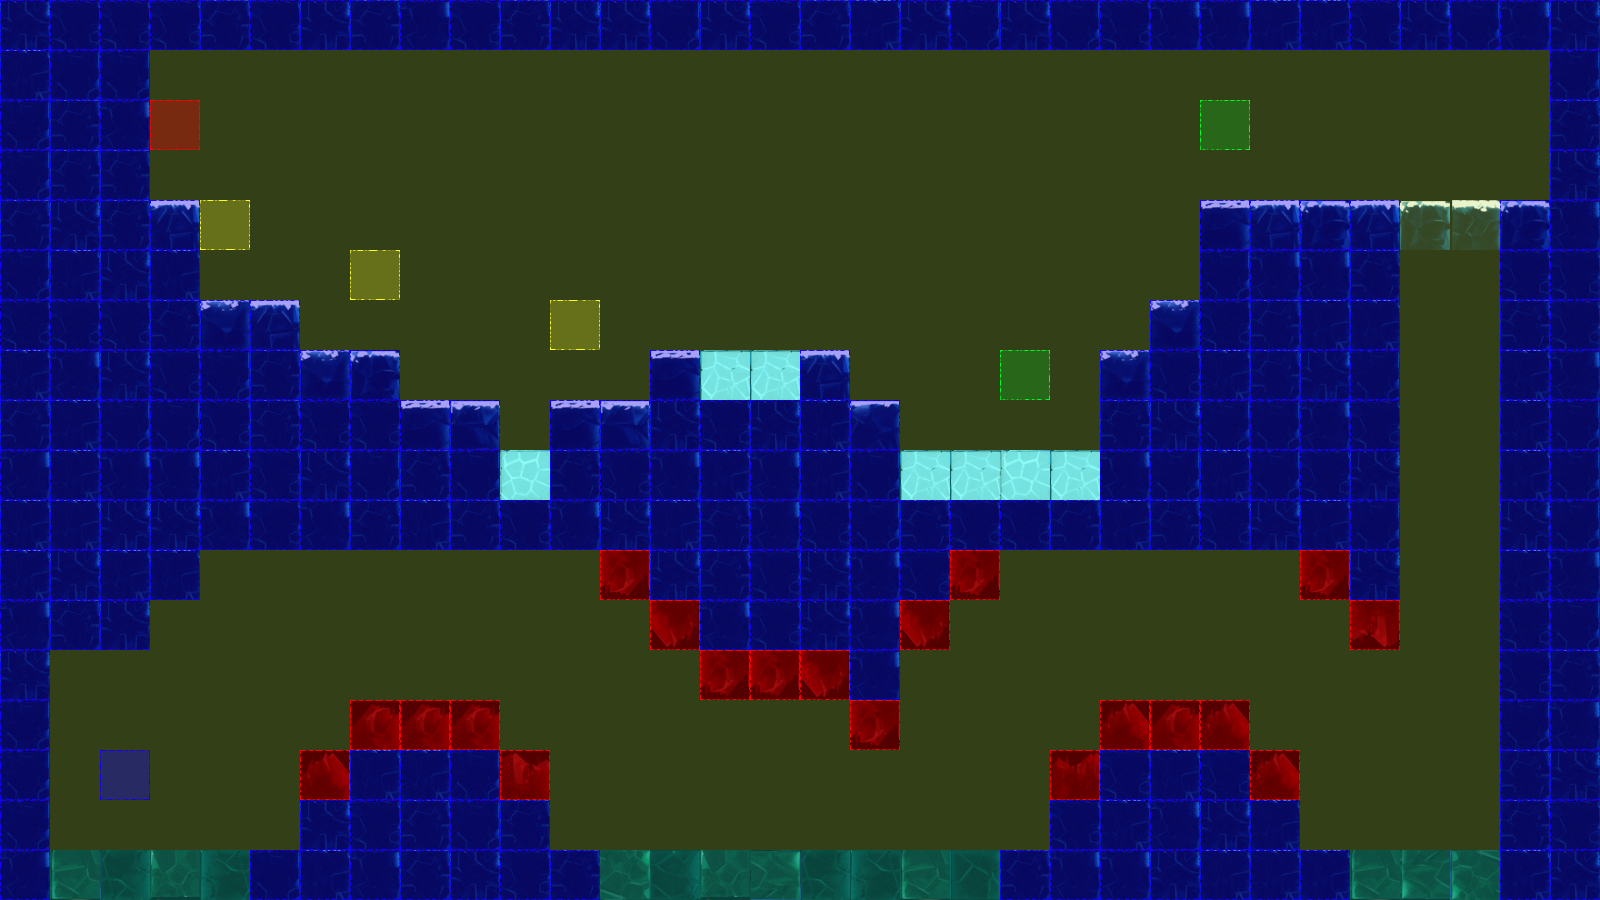

The image is a tile-based game level rendered from a .tmx file. Its description and source (layers, tilesets, objects; grid data summarised) follow:
An orthogonal 32x18 tile map with 50x50 px tiles, 3 tile layers (terrain, collision, event), 2 tilesets.

<map version="1.0" orientation="orthogonal" renderorder="left-up" width="32" height="18" tilewidth="50" tileheight="50" nextobjectid="3">
 <tileset firstgid="1" name="frozenPlainsTile" tilewidth="50" tileheight="50" tilecount="50" columns="10">
  <image source="tiles/iceTile.png" width="500" height="251" />
 </tileset>
 <tileset firstgid="51" name="collisionTile" tilewidth="50" tileheight="50" tilecount="12" columns="3">
  <image source="tiles/collisionTile.png" width="150" height="200" />
 </tileset>
 <layer name="terrain" width="32" height="18">
  <data>[576 cells, 287 non-empty, 29 distinct tile ids]</data>
 </layer>
 <layer name="collision" width="32" height="18">
  <data>[576 cells, 576 non-empty, 4 distinct tile ids]</data>
 </layer>
 <layer name="event" width="32" height="18">
  <data>[576 cells, 7 non-empty, 4 distinct tile ids]</data>
 </layer>
</map>
